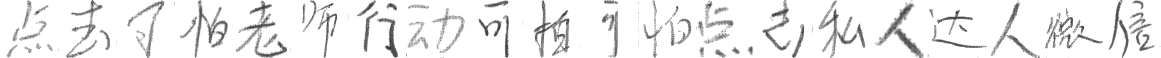
#> input picture Sentence_Segmentation/test_sample/0_0.png, 1161 x 58 px
$ python seg_test.py
#> lines starting #> are read from the running program, lines starting #| are printed output that depends on the picture
### Sentence_Segmentation/segmentation.py
import numpy as np
import os
import cv2
import matplotlib.pyplot as plt

class CharSeg():
    # All the input images are colored(RGB)
    # if the image is already gray scale then the initialization needs to be adjusted
    def __init__ (self, dir_source, dir_saved, file_name, output_size = (300, 300), min_gray = 200, threshold = 1, min_gap = 4, rows = 1, size_flex = 0.7):
#> called with dir_source = 'test_sample/', dir_saved = 'test_sample/saved/', file_name = '0_0.png', output_size = (58, 58), min_gray = 200, threshold = 1, min_gap = 4, rows = 1
        self.dir_source = dir_source # path to the source image folder (not including the file name)
        self.dir_saved = dir_saved # path to the folder to save the segmentaion
        self.file_name = file_name
        self.output_size = output_size # The output size of each chinense character
        self.min_gray = min_gray
        self.threshold = threshold # To determine if this row(or column) contains parts of the characters
        self.min_gap = min_gap # The minimum px between two character. Means at least min_gap of blank columns(or rows) needs to be detected for the program to cut a character
        self.size_flex = size_flex # One of the parameter to the characters cutting
        self.image = cv2.imread(self.dir_source + self.file_name)
#> self.image is the input picture: shape (58, 1161, 3); min 50, max 255, mean 237.6
        self.image_gray = cv2.cvtColor(self.image, cv2.COLOR_BGR2GRAY)

    def scan_image_horizontal(self, image, min_gray):
        # Scan the sentence column by column to count how many dot in one column
        # Save all the amount in an array "horizontal"
        height = image.shape[0]
        width = image.shape[1]
        horizontal = np.zeros(width, dtype = int)
        for x in range(width): # From left to right
            count = 0 # The amount of dots of each column
            for y in range(height): # From top to bottom
                if (image[y][x] < min_gray) :
                    count = count + 1
            horizontal[x] = count
              # print(horizontal)
        return horizontal

    def scan_image_vertical(self, image, min_gray):
        # Scan the image row by row to count how many dot in one row
        # Save all the amount in an array "vertical"
        height = image.shape[0]
        width = image.shape[1]
        vertical = np.zeros(height, dtype = int)
        for y in range(height): # From top to bottom
            count = 0 # The amount of dots of each row
            for x in range(width): # From left to right
                if (image[y][x] < min_gray) :
                    count = count + 1
            vertical[y] = count
        # print(vertical)
        return vertical

    def get_sentence_height(self, vertical):
        start_point = None
        end_point = None
        for i, y in enumerate(vertical):
            if y > 1 and start_point is None:
                start_point = i
            elif y > 1 and start_point is not None:
                pass
            elif y <= 1 and start_point is not None and end_point is None:
                end_point = i
                return end_point - start_point
            else:
                pass
        if end_point is None and start_point is not None:
            end_point = len(vertical) - 1
        return end_point - start_point + 1

    def segmentation(self, dots_sum, threshold, min_size, min_gap):
        # Cut the sentence into characters
        # Because chinese characters are basically rectangle,
        # So we can cut it according to the height of a sentence.
        start_i = None
        end_i = None
        parts = []
        blank_count = 0
        for i, val in enumerate(dots_sum):
            if val > threshold and start_i is None:
                if i > 4: # Add blank around the character
                    start_i = i - 4
                else:
                    start_i = 0
            elif val > threshold and start_i is not None:
                blank_count = 0
                pass
            elif val < threshold and start_i is not None:
                blank_count += 1
                if (i - start_i >= min_size) and (blank_count >= min_gap):
                    if i > len(dots_sum) - 6: # Add blank around the character
                        end_i = len(dots_sum) - 1
                    else:
                        end_i = i + 4
                    # print(end_i - start_i)
                    parts.append((start_i, end_i))
                    start_i = None
                    end_i = None
                    blank_count = 0
                else:
                    pass
            elif val < threshold and start_i is None:
                pass

        if (start_i is not None):
            end_i = len(dots_sum) - 1
            parts.append((start_i, end_i))

        return parts

    def cutImage(self, img, vertical_ranges, min_size, output_size, dir_saved):
        results = []
        for y, vertical_index_pair in enumerate(vertical_ranges):
            horizontal = self.scan_image_horizontal(img[vertical_index_pair[0] : vertical_index_pair[1], : ], self.min_gray)
            horizontal_ranges = self.segmentation(horizontal, 2, min_size, self.min_gap)
            for x, horizontal_index_pair in enumerate(horizontal_ranges):
                cutted_char = img[vertical_index_pair[0]    : vertical_index_pair[1],
                                  horizontal_index_pair[0] : horizontal_index_pair[1]]
                resized_cutted_char = cv2.resize(cutted_char, output_size)
                results.append(resized_cutted_char)
                cv2.imwrite(dir_saved + "row" + str(y) + "pos" + str(x) + ".jpg", resized_cutted_char)
                print("row" + str(y) + "pos" + str(x) + "saved!")
        return results

    def run(self):
        vertical = self.scan_image_vertical(self.image_gray, self.min_gray)
        char_height = self.get_sentence_height(vertical)
        print('The height of these characters is about: ' + str(char_height) + ' px')
        vertical_segs = self.segmentation(vertical, self.threshold, char_height * self.size_flex, self.min_gap)
        print(vertical_segs)
        result = self.cutImage(self.image_gray, vertical_segs, char_height * self.size_flex, self.output_size, self.dir_saved)
        # print(result)
        # print(len(result))
        output = np.array(result)
        print(output)
        print(output.shape)
        print(len(output))

### Sentence_Segmentation/seg_test.py
import segmentation

img = segmentation.CharSeg("test_sample/", "test_sample/saved/", "0_0.png", output_size = (58, 58))
print(img.image_gray.shape)
#| (58, 1161)
img.run()
#> in run, `vertical = self.scan_image_vertical(self.image_gray, self.min_gray)`: vertical = 58 values, max 233 at index 26, min 22 at index 0, mean 157.6
#> the loop in get_sentence_height, `for i, y in enumerate(vertical):` made 58 passes
#> (y, start_point) on pass 1: (22, 0)
#> y on passes 2 to 7: 63, 85, 92, 98, 132, 126
#> after the loop in get_sentence_height, `for i, y in enumerate(vertical):`: start_point = 0
#> in get_sentence_height, `end_point = len(vertical) - 1`: end_point = 57
#> in run, `char_height = self.get_sentence_height(vertical)`: char_height = 58
#| The height of these characters is about: 58 px
#> the loop in segmentation, `for i, val in enumerate(dots_sum):` made 58 passes
#> val on passes 2 to 13: 63, 85, 92, 98, 132, 126, 118, 109, 120, 121, 114, 121
#> after the loop in segmentation, `for i, val in enumerate(dots_sum):`: parts = []; start_i = 0
#> in segmentation, `end_i = len(dots_sum) - 1`: end_i = 57
#> in run, `vertical_segs = self.segmentation(vertical, self.threshold, char_heigh..`: vertical_segs = [(0, 57)]
#| [(0, 57)]
#> the loop in cutImage, `for y, vertical_index_pair in enumerate(vertical_ranges):` made 1 pass
#> (y, height in scan_image_horizontal, width in scan_image_horizontal) on pass 1: (0, 57, 1161)
#> (printed output is left out)
#> pass 1, in cutImage, `cv2.imwrite(dir_saved + "row" + str(y) + "pos" + str(x) + ".jpg", resi..`:
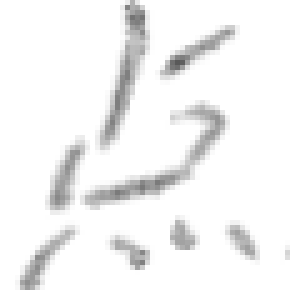
#> saved as row0pos0.jpg: shape (58, 58) (shown 5 times larger); min 89, max 255, mean 243
#> pass 1, in cutImage, `cv2.imwrite(dir_saved + "row" + str(y) + "pos" + str(x) + ".jpg", resi..`:
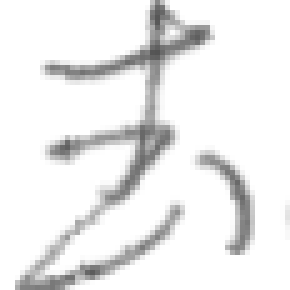
#> saved as row0pos1.jpg: shape (58, 58) (shown 5 times larger); min 84, max 255, mean 236.9
#> pass 1, in cutImage, `cv2.imwrite(dir_saved + "row" + str(y) + "pos" + str(x) + ".jpg", resi..`:
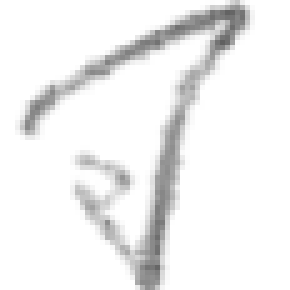
#> saved as row0pos2.jpg: shape (58, 58) (shown 5 times larger); min 96, max 255, mean 240.5
#> pass 1, in cutImage, `cv2.imwrite(dir_saved + "row" + str(y) + "pos" + str(x) + ".jpg", resi..`:
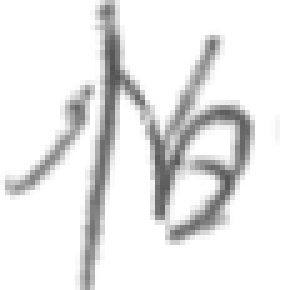
#> saved as row0pos3.jpg: shape (58, 58) (shown 5 times larger); min 81, max 255, mean 232.7
#> after the loop in cutImage, `for y, vertical_index_pair in enumerate(vertical_ranges):`:
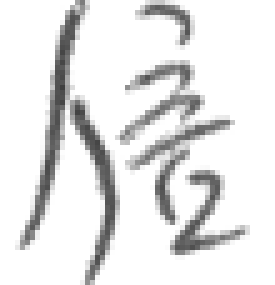
#> cutted_char: shape (57, 55) (shown 5 times larger); min 63, max 255, mean 229.7
#> after the loop in cutImage, `for y, vertical_index_pair in enumerate(vertical_ranges):`: results = 20 items
#> (printed output is left out)
#| (20, 58, 58)
#| 20
